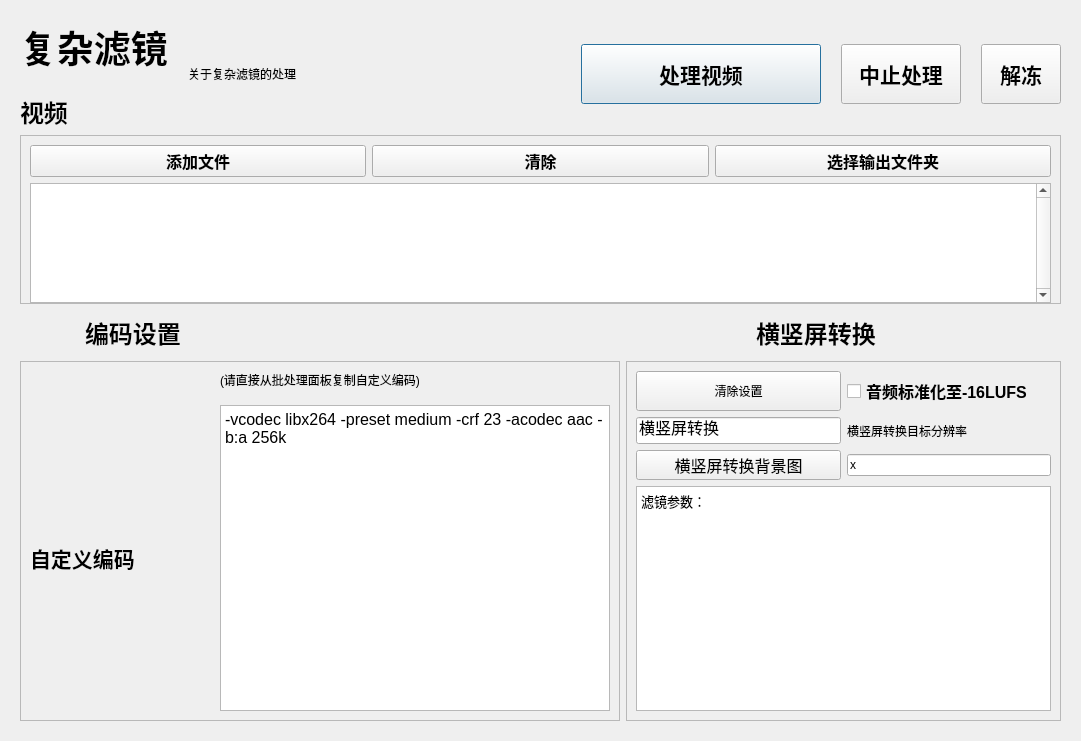
<?xml version="1.0" encoding="UTF-8"?>
<ui version="4.0">
 <class>VfilterInterface</class>
 <widget class="QWidget" name="VfilterInterface">
  <property name="geometry">
   <rect>
    <x>0</x>
    <y>0</y>
    <width>1081</width>
    <height>741</height>
   </rect>
  </property>
  <property name="minimumSize">
   <size>
    <width>780</width>
    <height>0</height>
   </size>
  </property>
  <property name="windowTitle">
   <string>Form</string>
  </property>
  <layout class="QVBoxLayout" name="verticalLayout">
   <item>
    <widget class="ScrollArea" name="VfilterscrollArea">
     <property name="minimumSize">
      <size>
       <width>760</width>
       <height>0</height>
      </size>
     </property>
     <property name="frameShape">
      <enum>QFrame::Shape::NoFrame</enum>
     </property>
     <property name="frameShadow">
      <enum>QFrame::Shadow::Sunken</enum>
     </property>
     <property name="widgetResizable">
      <bool>true</bool>
     </property>
     <widget class="QWidget" name="VfilterfacescrollAreaWidgetContents">
      <property name="geometry">
       <rect>
        <x>0</x>
        <y>0</y>
        <width>1063</width>
        <height>723</height>
       </rect>
      </property>
      <layout class="QVBoxLayout" name="verticalLayout_3">
       <item>
        <layout class="QHBoxLayout" name="Vfilterbox01">
         <property name="spacing">
          <number>20</number>
         </property>
         <property name="sizeConstraint">
          <enum>QLayout::SizeConstraint::SetDefaultConstraint</enum>
         </property>
         <item>
          <layout class="QVBoxLayout" name="VfilterverticalLayout_4">
           <property name="rightMargin">
            <number>0</number>
           </property>
           <item>
            <widget class="QLabel" name="VfilterTitle1">
             <property name="sizePolicy">
              <sizepolicy hsizetype="Maximum" vsizetype="Maximum">
               <horstretch>0</horstretch>
               <verstretch>0</verstretch>
              </sizepolicy>
             </property>
             <property name="maximumSize">
              <size>
               <width>150</width>
               <height>64</height>
              </size>
             </property>
             <property name="font">
              <font>
               <pointsize>28</pointsize>
               <bold>true</bold>
               <kerning>true</kerning>
              </font>
             </property>
             <property name="text">
              <string>复杂滤镜</string>
             </property>
            </widget>
           </item>
           <item>
            <widget class="QLabel" name="VfilterTitle2">
             <property name="sizePolicy">
              <sizepolicy hsizetype="Preferred" vsizetype="Maximum">
               <horstretch>0</horstretch>
               <verstretch>0</verstretch>
              </sizepolicy>
             </property>
             <property name="maximumSize">
              <size>
               <width>100</width>
               <height>45</height>
              </size>
             </property>
             <property name="font">
              <font>
               <pointsize>18</pointsize>
               <bold>true</bold>
               <kerning>true</kerning>
              </font>
             </property>
             <property name="text">
              <string>视频</string>
             </property>
            </widget>
           </item>
          </layout>
         </item>
         <item>
          <widget class="QLabel" name="Vfilterlabel">
           <property name="maximumSize">
            <size>
             <width>16777215</width>
             <height>80</height>
            </size>
           </property>
           <property name="text">
            <string>关于复杂滤镜的处理</string>
           </property>
          </widget>
         </item>
         <item>
          <spacer name="VfilterhorizontalSpacer">
           <property name="orientation">
            <enum>Qt::Orientation::Horizontal</enum>
           </property>
           <property name="sizeType">
            <enum>QSizePolicy::Policy::Expanding</enum>
           </property>
           <property name="sizeHint" stdset="0">
            <size>
             <width>20</width>
             <height>20</height>
            </size>
           </property>
          </spacer>
         </item>
         <item>
          <widget class="PrimaryPushButton" name="VfilterpushBtn">
           <property name="sizePolicy">
            <sizepolicy hsizetype="Preferred" vsizetype="Fixed">
             <horstretch>0</horstretch>
             <verstretch>0</verstretch>
            </sizepolicy>
           </property>
           <property name="minimumSize">
            <size>
             <width>240</width>
             <height>60</height>
            </size>
           </property>
           <property name="font">
            <font>
             <pointsize>16</pointsize>
             <bold>true</bold>
             <kerning>true</kerning>
            </font>
           </property>
           <property name="text">
            <string>处理视频</string>
           </property>
           <property name="default">
            <bool>true</bool>
           </property>
           <property name="flat">
            <bool>false</bool>
           </property>
          </widget>
         </item>
         <item>
          <widget class="QPushButton" name="VfilterSTBtn">
           <property name="minimumSize">
            <size>
             <width>120</width>
             <height>60</height>
            </size>
           </property>
           <property name="font">
            <font>
             <pointsize>16</pointsize>
             <bold>true</bold>
            </font>
           </property>
           <property name="text">
            <string>中止处理</string>
           </property>
          </widget>
         </item>
         <item>
          <widget class="PushButton" name="VfilterpushBtn_2">
           <property name="minimumSize">
            <size>
             <width>80</width>
             <height>60</height>
            </size>
           </property>
           <property name="font">
            <font>
             <pointsize>16</pointsize>
             <bold>true</bold>
            </font>
           </property>
           <property name="text">
            <string>解冻</string>
           </property>
          </widget>
         </item>
        </layout>
       </item>
       <item>
        <widget class="QFrame" name="Vfilterbox02">
         <property name="enabled">
          <bool>true</bool>
         </property>
         <property name="sizePolicy">
          <sizepolicy hsizetype="Preferred" vsizetype="Minimum">
           <horstretch>0</horstretch>
           <verstretch>0</verstretch>
          </sizepolicy>
         </property>
         <property name="minimumSize">
          <size>
           <width>480</width>
           <height>145</height>
          </size>
         </property>
         <property name="maximumSize">
          <size>
           <width>16777215</width>
           <height>240</height>
          </size>
         </property>
         <property name="frameShape">
          <enum>QFrame::Shape::StyledPanel</enum>
         </property>
         <property name="frameShadow">
          <enum>QFrame::Shadow::Raised</enum>
         </property>
         <layout class="QGridLayout" name="gridLayout">
          <item row="0" column="0">
           <widget class="PushButton" name="Vfilterinputfile">
            <property name="font">
             <font>
              <pointsize>12</pointsize>
              <bold>true</bold>
             </font>
            </property>
            <property name="text">
             <string>添加文件</string>
            </property>
           </widget>
          </item>
          <item row="0" column="1">
           <widget class="PushButton" name="Vfilterinputclear">
            <property name="font">
             <font>
              <pointsize>12</pointsize>
              <bold>true</bold>
             </font>
            </property>
            <property name="text">
             <string>清除</string>
            </property>
           </widget>
          </item>
          <item row="0" column="2">
           <widget class="QPushButton" name="Vfilteroutputfolder">
            <property name="font">
             <font>
              <pointsize>12</pointsize>
              <bold>true</bold>
             </font>
            </property>
            <property name="text">
             <string>选择输出文件夹</string>
            </property>
           </widget>
          </item>
          <item row="1" column="0" colspan="3">
           <widget class="ListWidget" name="Vfilterinputlist">
            <property name="sizePolicy">
             <sizepolicy hsizetype="Preferred" vsizetype="Preferred">
              <horstretch>0</horstretch>
              <verstretch>0</verstretch>
             </sizepolicy>
            </property>
            <property name="minimumSize">
             <size>
              <width>0</width>
              <height>120</height>
             </size>
            </property>
            <property name="maximumSize">
             <size>
              <width>16777215</width>
              <height>200</height>
             </size>
            </property>
            <property name="acceptDrops">
             <bool>true</bool>
            </property>
            <property name="verticalScrollBarPolicy">
             <enum>Qt::ScrollBarPolicy::ScrollBarAlwaysOn</enum>
            </property>
            <property name="horizontalScrollBarPolicy">
             <enum>Qt::ScrollBarPolicy::ScrollBarAsNeeded</enum>
            </property>
            <property name="sizeAdjustPolicy">
             <enum>QAbstractScrollArea::SizeAdjustPolicy::AdjustIgnored</enum>
            </property>
            <property name="dragEnabled">
             <bool>false</bool>
            </property>
           </widget>
          </item>
         </layout>
        </widget>
       </item>
       <item>
        <layout class="QHBoxLayout" name="Vfilterbox03">
         <item>
          <widget class="QLabel" name="VcodecpIFTitle2_3">
           <property name="sizePolicy">
            <sizepolicy hsizetype="Minimum" vsizetype="Maximum">
             <horstretch>0</horstretch>
             <verstretch>0</verstretch>
            </sizepolicy>
           </property>
           <property name="minimumSize">
            <size>
             <width>240</width>
             <height>45</height>
            </size>
           </property>
           <property name="maximumSize">
            <size>
             <width>600</width>
             <height>16777215</height>
            </size>
           </property>
           <property name="font">
            <font>
             <pointsize>18</pointsize>
             <bold>true</bold>
             <kerning>true</kerning>
            </font>
           </property>
           <property name="text">
            <string>编码设置</string>
           </property>
          </widget>
         </item>
         <item>
          <widget class="QLabel" name="VcodecpIFTitle2_2">
           <property name="sizePolicy">
            <sizepolicy hsizetype="Minimum" vsizetype="Minimum">
             <horstretch>0</horstretch>
             <verstretch>0</verstretch>
            </sizepolicy>
           </property>
           <property name="minimumSize">
            <size>
             <width>60</width>
             <height>45</height>
            </size>
           </property>
           <property name="maximumSize">
            <size>
             <width>240</width>
             <height>45</height>
            </size>
           </property>
           <property name="font">
            <font>
             <pointsize>18</pointsize>
             <bold>true</bold>
             <kerning>true</kerning>
            </font>
           </property>
           <property name="text">
            <string>横竖屏转换</string>
           </property>
          </widget>
         </item>
        </layout>
       </item>
       <item>
        <layout class="QHBoxLayout" name="Vfilterbox04">
         <item>
          <widget class="QFrame" name="Vfilterframe_2">
           <property name="sizePolicy">
            <sizepolicy hsizetype="Minimum" vsizetype="Minimum">
             <horstretch>0</horstretch>
             <verstretch>0</verstretch>
            </sizepolicy>
           </property>
           <property name="minimumSize">
            <size>
             <width>600</width>
             <height>360</height>
            </size>
           </property>
           <property name="maximumSize">
            <size>
             <width>600</width>
             <height>360</height>
            </size>
           </property>
           <property name="frameShape">
            <enum>QFrame::Shape::StyledPanel</enum>
           </property>
           <property name="frameShadow">
            <enum>QFrame::Shadow::Raised</enum>
           </property>
           <layout class="QVBoxLayout" name="verticalLayout_2">
            <item>
             <layout class="QGridLayout" name="VfiltergridLayout">
              <property name="horizontalSpacing">
               <number>24</number>
              </property>
              <property name="verticalSpacing">
               <number>16</number>
              </property>
              <item row="1" column="0">
               <widget class="QLabel" name="Vfilterlabel_5">
                <property name="font">
                 <font>
                  <pointsize>16</pointsize>
                  <bold>true</bold>
                  <kerning>true</kerning>
                 </font>
                </property>
                <property name="text">
                 <string>自定义编码</string>
                </property>
               </widget>
              </item>
              <item row="1" column="1" colspan="2">
               <widget class="PlainTextEdit" name="VfilterplainTextEdit">
                <property name="font">
                 <font>
                  <pointsize>12</pointsize>
                 </font>
                </property>
                <property name="plainText">
                 <string>-vcodec libx264 -preset medium -crf 23 -acodec aac -b:a 256k</string>
                </property>
               </widget>
              </item>
              <item row="0" column="1">
               <widget class="QLabel" name="label">
                <property name="text">
                 <string>(请直接从批处理面板复制自定义编码)</string>
                </property>
               </widget>
              </item>
             </layout>
            </item>
           </layout>
          </widget>
         </item>
         <item>
          <widget class="QFrame" name="Vfilterframe_3">
           <property name="sizePolicy">
            <sizepolicy hsizetype="Minimum" vsizetype="Minimum">
             <horstretch>0</horstretch>
             <verstretch>0</verstretch>
            </sizepolicy>
           </property>
           <property name="minimumSize">
            <size>
             <width>280</width>
             <height>360</height>
            </size>
           </property>
           <property name="maximumSize">
            <size>
             <width>480</width>
             <height>360</height>
            </size>
           </property>
           <property name="frameShape">
            <enum>QFrame::Shape::StyledPanel</enum>
           </property>
           <property name="frameShadow">
            <enum>QFrame::Shadow::Raised</enum>
           </property>
           <layout class="QGridLayout" name="gridLayout_3">
            <item row="1" column="1">
             <widget class="CheckBox" name="VcodecpIFcheckBox_4">
              <property name="sizePolicy">
               <sizepolicy hsizetype="Minimum" vsizetype="Minimum">
                <horstretch>0</horstretch>
                <verstretch>0</verstretch>
               </sizepolicy>
              </property>
              <property name="minimumSize">
               <size>
                <width>0</width>
                <height>35</height>
               </size>
              </property>
              <property name="maximumSize">
               <size>
                <width>16777215</width>
                <height>40</height>
               </size>
              </property>
              <property name="font">
               <font>
                <pointsize>12</pointsize>
                <bold>true</bold>
               </font>
              </property>
              <property name="text">
               <string>音频标准化至-16LUFS</string>
              </property>
             </widget>
            </item>
            <item row="4" column="1">
             <widget class="QLineEdit" name="VfilterlineEdit_3">
              <property name="text">
               <string>x</string>
              </property>
             </widget>
            </item>
            <item row="3" column="1">
             <widget class="QLabel" name="Vfilterlabel_8">
              <property name="text">
               <string>横竖屏转换目标分辨率</string>
              </property>
             </widget>
            </item>
            <item row="6" column="0" colspan="2">
             <widget class="QPlainTextEdit" name="VfilterplainTextEdit_2">
              <property name="font">
               <font>
                <pointsize>10</pointsize>
               </font>
              </property>
              <property name="plainText">
               <string>滤镜参数：</string>
              </property>
              <property name="textInteractionFlags">
               <set>Qt::TextInteractionFlag::TextEditorInteraction</set>
              </property>
             </widget>
            </item>
            <item row="1" column="0">
             <widget class="PushButton" name="VcodecpIFClearFil">
              <property name="minimumSize">
               <size>
                <width>0</width>
                <height>40</height>
               </size>
              </property>
              <property name="text">
               <string>清除设置</string>
              </property>
             </widget>
            </item>
            <item row="3" column="0">
             <widget class="EditableComboBox" name="VcodecpIFcutsomFilter">
              <property name="font">
               <font>
                <pointsize>12</pointsize>
               </font>
              </property>
              <property name="text">
               <string>横竖屏转换</string>
              </property>
              <property name="readOnly">
               <bool>true</bool>
              </property>
             </widget>
            </item>
            <item row="4" column="0">
             <widget class="PushButton" name="Vfilterbgimg">
              <property name="sizePolicy">
               <sizepolicy hsizetype="Maximum" vsizetype="Fixed">
                <horstretch>0</horstretch>
                <verstretch>0</verstretch>
               </sizepolicy>
              </property>
              <property name="maximumSize">
               <size>
                <width>240</width>
                <height>30</height>
               </size>
              </property>
              <property name="font">
               <font>
                <pointsize>12</pointsize>
               </font>
              </property>
              <property name="text">
               <string>横竖屏转换背景图</string>
              </property>
             </widget>
            </item>
           </layout>
          </widget>
         </item>
        </layout>
       </item>
      </layout>
     </widget>
    </widget>
   </item>
  </layout>
 </widget>
 <customwidgets>
  <customwidget>
   <class>PrimaryPushButton</class>
   <extends>QPushButton</extends>
   <header location="global">qfluentwidgets</header>
  </customwidget>
  <customwidget>
   <class>PlainTextEdit</class>
   <extends>QPlainTextEdit</extends>
   <header location="global">qfluentwidgets</header>
  </customwidget>
  <customwidget>
   <class>CheckBox</class>
   <extends>QCheckBox</extends>
   <header location="global">qfluentwidgets</header>
  </customwidget>
  <customwidget>
   <class>PushButton</class>
   <extends>QPushButton</extends>
   <header location="global">qfluentwidgets</header>
  </customwidget>
  <customwidget>
   <class>ScrollArea</class>
   <extends>QScrollArea</extends>
   <header location="global">qfluentwidgets</header>
   <container>1</container>
  </customwidget>
  <customwidget>
   <class>ListWidget</class>
   <extends>QListWidget</extends>
   <header location="global">qfluentwidgets</header>
  </customwidget>
  <customwidget>
   <class>EditableComboBox</class>
   <extends>QLineEdit</extends>
   <header location="global">qfluentwidgets</header>
  </customwidget>
 </customwidgets>
 <resources/>
 <connections/>
</ui>
